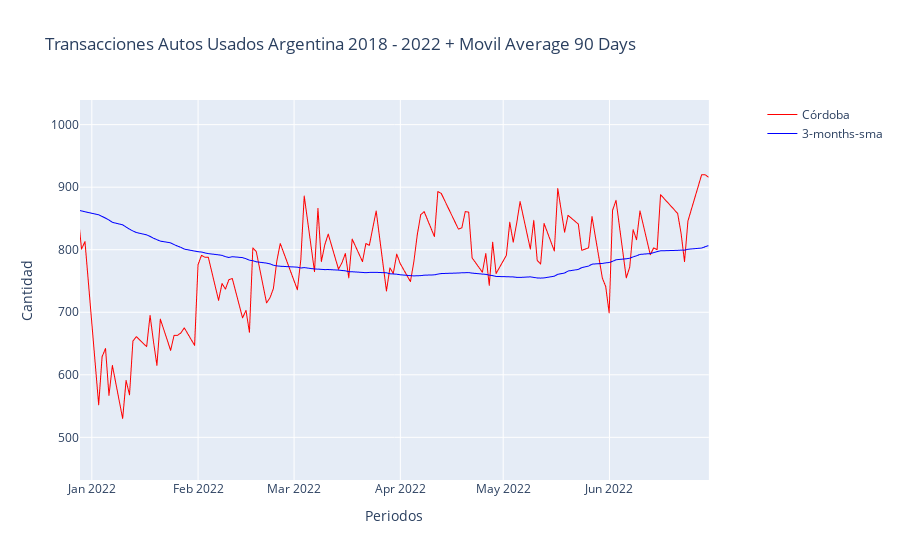

The notebook cell saved with this chart:
### Code cell
# Promedio movil simple

df_MA = df_ts.copy()

df_MA['tramite_fecha'] = df_MA.index

df_MA['3-months-sma'] = df_MA['Córdoba'].rolling(window=90).mean()


get_line_plot(df_MA, 'tramite_fecha', "Córdoba", "3-months-sma", "Transacciones Autos Usados Argentina 2018 - 2022 + Movil Average 90 Days")

### Figure 1 — Plotly figure (JSON) as saved in the notebook; plotly's stock layout.template omitted (floating-point values rounded to 4 significant figures; data arrays with more than 128 entries replaced by an {"elided": "..."} marker saying what was removed)
{"data": [{"hovertemplate": "tramite_fecha=%{x}<br>Córdoba=%{y}<extra></extra>", "legendgroup": "", "line": {"color": "red", "dash": "solid", "width": 1}, "mode": "lines", "name": "Córdoba", "showlegend": true, "type": "scattergl", "x": {"elided": "1105 str values"}, "xaxis": "x", "y": {"elided": "1105 int values"}, "yaxis": "y"}, {"hovertemplate": "tramite_fecha=%{x}<br>3-months-sma=%{y}<extra></extra>", "legendgroup": "", "line": {"color": "#0000ff", "dash": "solid", "width": 1}, "mode": "lines", "name": "3-months-sma", "showlegend": true, "type": "scattergl", "x": {"elided": "1105 str values"}, "xaxis": "x", "y": {"elided": "1105 float values"}, "yaxis": "y"}], "layout": {"autosize": true, "title": {"text": "Transacciones Autos Usados Argentina 2018 - 2022 + Movil Average 90 Days"}, "xaxis": {"anchor": "y", "autorange": false, "domain": [0, 0.94], "range": ["2021-12-28 13:12:27.4", "2022-06-30"], "title": {"text": "Periodos"}, "type": "date"}, "yaxis": {"anchor": "x", "autorange": false, "domain": [0, 1], "range": [431.8, 1039.0], "title": {"text": "Cantidad"}, "type": "linear"}, "yaxis2": {"anchor": "x", "overlaying": "y", "side": "right", "title": {"text": "Cantidad"}}}}
